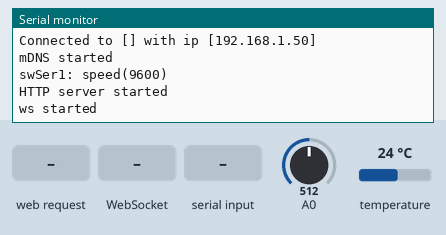
The program below on a simulated ESP8266 (NodeMCU). On the bench: the last lines printed to the serial monitor. The test bench sets the inputs (shaded band); at power-on: A0 = 512, temperature 24 °C. WiFi joins after 1.5 s; servers stay silent unless stated; storage starts empty; not simulated (calls return 0 or success): /home/devel0/security/mywifikey.h.

Above: at 3.4 s.
3.5 s: HTTP request GET /send received
At 4.4 s:
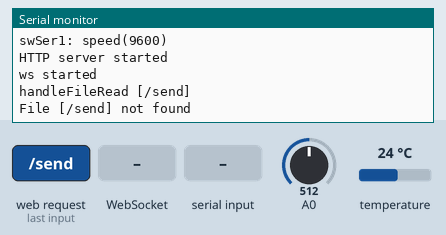
5.0 s: WebSocket text "speed" received
At 5.5 s:
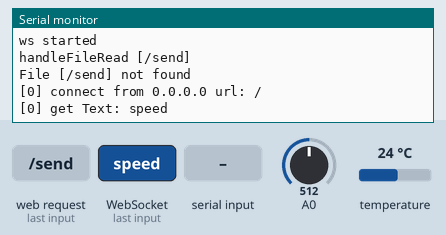
6.5 s: HTTP request GET /serParam?speed=1 received
At 7.7 s:
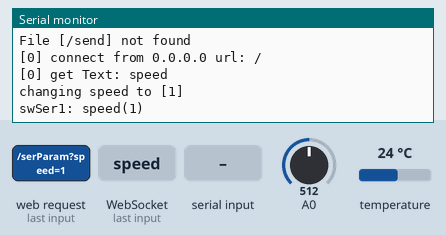
8.0 s: "speed " received over the second serial link
At 9.4 s:
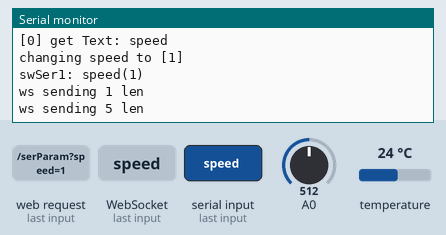
10.0 s: WebSocket text "5" received
At 10.5 s:
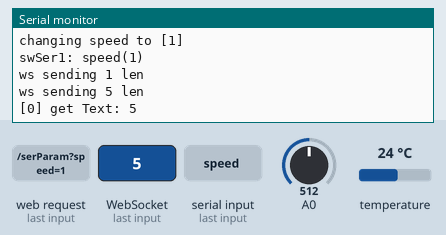
11.5 s: WebSocket text "0" received
At 12.8 s:
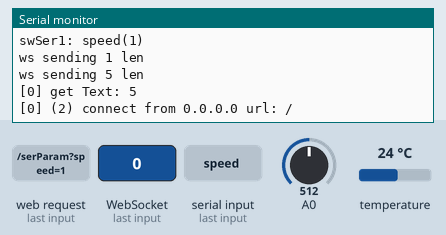

Measured:
- after the input at 3.5 s, the serial monitor: prints a new line at once (image 1)
- after the input at 5.0 s, the serial monitor: prints a new line at once (image 2)
- after the input at 6.5 s, the serial monitor: prints a new line at once (image 3)
- after the input at 8.0 s, the serial monitor: prints a new line at once (image 4)
- after the input at 10.0 s, the serial monitor: prints a new line at once (image 5)
- after the input at 11.5 s, the serial monitor: prints a new line at once (image 6)

The program:

main.cpp
```cpp
#include <ESP8266WiFi.h>
#include <WiFiClient.h>
#include <ESP8266WiFiMulti.h>
#include <ESP8266mDNS.h>
#include <ESP8266WebServer.h>
#include <FS.h>
#include <SoftwareSerial.h>
#include <WebSocketsServer.h>

#include <OneWire.h>
#include <DallasTemperature.h>

#define ONE_WIRE_BUS D2

OneWire oneWire(ONE_WIRE_BUS);

DallasTemperature sensors(&oneWire);

DeviceAddress Thermometer;

/**
 * REPLACE THIS with a simple header file like the follow
 *
 * #ifndef _MY_WIFI_KEY_H_
 * #define _MY_WIFI_KEY_H_
 * #define WIFI_SSID "myssid"
 * #define WIFI_KEY "mysecretkey"
 * #endif
 */
#include "/home/devel0/security/mywifikey.h"

/**
 * @brief allow to connect wifi with strongest signal ( add your own in StartWiFi )
 */
ESP8266WiFiMulti wifiMulti;

/**
 * @brief basic http web server
 */
ESP8266WebServer server(80);

/**
 * @brief web socket to allow read/write maintaining socket opened
 */
WebSocketsServer webSocket(81);

/**
 * @brief web socket to allow read analog data A0
 */
WebSocketsServer webSocket2(82);

/**
 * @brief software serial to avoid use the system GPIO1/GPIO3 busy when uploading to esp
 */
SoftwareSerial swSer1;

/**
 * @brief default speed will read from config.txt ( see data folder )
 */
uint32_t speed = 9600;

/**
 * @brief default access point ssid,pwd ( this allow to access directly the esp if wifi router not available )
 */
const char *softap_ssid = "esp-serial-fwd";
const char *softap_pwd = "123456789";

/**
 * @brief name of device for a mdns search through http://espserial.local
 */
const char *MDNS_NAME = "espserial";

/**
 * @brief current ws client number ( only 1 client will managed in this simple app )
 */
int wsClientId = -1;

/**
 * @brief current ws client number ( only 1 client will managed in this simple app )
 */
int wsClientId2 = -1;

/**
 * @brief register wifi ssid,key and enable AP, wait for connection from either wifi or directly to AP then print IP assigned if connected to wifi router
 */
void startWiFi();

/**
 * @brief starts mDNS responder, this allow to reach the device through http://espserial.local
 */
void startmDNS();

/**
 * @brief activate SPIFFS manager
 */
void startSPIFFS();

/**
 * @brief read /config.txt ( actually only serial speed saved )
 */
void readConfig();

/**
 * @brief closed and reconnect serial with current speed
 */
void reconnSwSer();

/**
 * @brief start http server process and register handlers for actions get,post
 */
void startServer();

/**
 * @brief enable ws process
 */
void startWebSocket();

void setup()
{
  Serial.begin(115200);

  sensors.requestTemperaturesByIndex(0);
  Serial.printf("temp = %f\n", sensors.getTempCByIndex(0));

  startWiFi();
  startmDNS();
  startSPIFFS();
  readConfig();
  reconnSwSer();
  startServer();
  startWebSocket();
}

#define SERBUF_SIZE 256
uint8_t serbuf[SERBUF_SIZE];
int serbufLen = 0;

uint32_t m_ser_rx = millis();

/**
 * @brief LOOP
 */
void loop(void)
{
  webSocket.loop();
  webSocket2.loop();
  server.handleClient();
  MDNS.update();

  if (wsClientId != -1)
  {
    if (serbufLen < SERBUF_SIZE - 1 && swSer1.available())
    {
      char c = swSer1.read();

      serbuf[serbufLen++] = c;
    }

    if (serbufLen > 0 && (millis() - m_ser_rx > 500 || serbufLen >= SERBUF_SIZE - 1))
    {
      m_ser_rx = millis();

      Serial.printf("ws sending %d len\n", serbufLen);
      webSocket.sendBIN(wsClientId, serbuf, serbufLen);

      serbufLen = 0;
    }
  }

  if (wsClientId2 != -1)
  {
    auto aval = analogRead(A0);

    auto str = String(aval);

    webSocket2.sendTXT(wsClientId2, str);
  }
}

void startWiFi()
{
  wifiMulti.addAP(WIFI_SSID, WIFI_KEY);
  wifiMulti.addAP(WIFI_SSID2, WIFI_KEY2);

  WiFi.softAP(softap_ssid, softap_pwd);

  Serial.println("Connecting ...");

  while (wifiMulti.run() != WL_CONNECTED && WiFi.softAPgetStationNum() < 1)
  {
    delay(250);
    Serial.print('.');
  }
  Serial.println();

  if (WiFi.softAPgetStationNum() == 0)
  {
    Serial.printf("Connected to [%s] with ip [%s]\n", WiFi.SSID().c_str(), WiFi.localIP().toString().c_str());
  }
  else
  {
    Serial.println("Station connected to AP");
  }
}

void startmDNS()
{
  if (MDNS.begin(MDNS_NAME))
    Serial.println("mDNS started");
  else
    Serial.println("mDNS init error");
}

/**
 * @brief states the mime type from file extensions ; returns text/plain if unknown
 */
String getContentType(String filename)
{
  if (filename.endsWith(".htm") || filename.endsWith(".html"))
    return "text/html";
  else if (filename.endsWith(".css"))
    return "text/css";
  else if (filename.endsWith(".js"))
    return "application/javascript";
  else if (filename.endsWith(".ico"))
    return "image/x-icon";

  return "text/plain";
}

/**
 * @brief if path is found then read the content and stream to the server
 *
 * @param path file on spiffs ( that are deployed through data folder using Project Task platformio/Platform/Upload Filesystem image
 * @return true if found
 * @return false if not found
 */
bool handleFileRead(String path)
{
  Serial.printf("handleFileRead [%s]\n", path.c_str());

  if (path.endsWith("/"))
    path += "index.html";

  auto contentType = getContentType(path);
  if (path.endsWith("config.txt"))
  {
    Serial.println("deny access to config.txt");
  }
  else if (SPIFFS.exists(path))
  {
    auto file = SPIFFS.open(path, "r");
    auto sent = server.streamFile(file, contentType);
    file.close();

    return true;
  }

  Serial.printf("File [%s] not found\n", path.c_str());

  return false;
}

void startSPIFFS()
{
  SPIFFS.begin();
}

void readConfig()
{
  auto file = SPIFFS.open("/config.txt", "r");
  while (file.available())
  {
    auto s = file.readString();
    if (s.startsWith("speed "))
    {
      speed = s.substring(6).toInt();
    }
  }

  file.close();
}

void reconnSwSer()
{
  swSer1.end();
  swSer1.begin(speed, SWSERIAL_8N1, D5, D6, false, 256);
  Serial.printf("swSer1: speed(%d)\n", speed);
}

/**
 * @brief save config to /config.txt
 */
void saveConfig()
{
  auto file = SPIFFS.open("/config.txt", "w");

  file.printf("speed %d\n", speed);

  file.close();
}

/**
 * @brief handle /serParam? call to save serial speed to config and reconnect serial
 */
void handleSerParam()
{
  auto reconn = false;
  if (server.hasArg("speed"))
  {
    speed = server.arg("speed").toInt();
    Serial.printf("changing speed to [%d]\n", speed);
    reconn = true;
  }

  if (reconn)
  {
    reconnSwSer();
    saveConfig();
  }

  server.send(200);
}

/**
 * @brief handle /config to read config.txt ; data retrieved back to client in json format just for js convenience
 */
void handleConfig()
{
  String msg;
  msg += "{\"speed\":";
  msg += String(speed);
  msg += "}";
  server.send(200, "application/json", msg);
}

/**
 * @brief handle /netnfo to report ip,mac nfo of wifi card
 */
void handleNetNfo()
{
  String msg;
  msg += "{\"ip\":\"";
  msg += WiFi.localIP().toString();
  msg += "\"";
  msg += ",\"mac\":\"";
  msg += WiFi.macAddress();
  msg += "\",\"T\":\"";
  char buf[20];
  sensors.requestTemperaturesByIndex(0);
  snprintf(buf, 16, "%f", sensors.getTempCByIndex(0));
  msg += buf;
  msg += "\"}";
  server.send(200, "application/json", msg);
}

void handleTempNfo()
{
  char buf[20];
  sensors.requestTemperaturesByIndex(0);
  snprintf(buf, 16, "%f", sensors.getTempCByIndex(0));

  server.send(200, "text/plain", buf);
}

void handleA0Nfo()
{
  auto aval = analogRead(A0);

  auto str = String(aval);

  server.send(200, "text/plain", str);
}

/**
 * @brief handle /send data POST method that will send to sw serial
 */
void handleSend()
{
  if (server.hasArg("data"))
  {
    Serial.printf("sending data [%s]\n", server.arg("data").c_str());
    swSer1.println(server.arg("data"));
  }
  server.send(200);
}

void startServer()
{
  server.begin();
  Serial.println("HTTP server started");

  server.on("/serParam", HTTP_GET, handleSerParam);
  server.on("/config", HTTP_GET, handleConfig);
  server.on("/send", HTTP_POST, handleSend);
  server.on("/netnfo", HTTP_GET, handleNetNfo);
  server.on("/a0", HTTP_GET, handleA0Nfo);
  server.on("/temp", HTTP_GET, handleTempNfo);

  server.onNotFound([]()
                    {
                      if (!handleFileRead(server.uri()))
                        server.send(404, "text/plain", "404: Not Found");
                    });
}

/**
 * @brief handle websocket events ( actually do nothing apart settings wsClientId on conn/disconn )
 */
void webSocketEvent(uint8_t num, WStype_t type, uint8_t *payload, size_t lenght)
{
  switch (type)
  {

  case WStype_DISCONNECTED:
    Serial.printf("[%u] Disconnected!\n", num);
    wsClientId = -1;
    break;

  case WStype_CONNECTED:
  {
    auto ip = webSocket.remoteIP(num);
    wsClientId = num;
    Serial.printf("[%u] connect from %d.%d.%d.%d url: %s\n", num, ip[0], ip[1], ip[2], ip[3], payload);
  }
  break;

  case WStype_TEXT:
    Serial.printf("[%u] get Text: %s\n", num, payload);
    break;
  }
}

/**
 * @brief handle websocket events ( actually do nothing apart settings wsClientId on conn/disconn )
 */
void webSocketEvent2(uint8_t num, WStype_t type, uint8_t *payload, size_t lenght)
{
  switch (type)
  {

  case WStype_DISCONNECTED:
    Serial.printf("[%u] (2) Disconnected!\n", num);
    wsClientId2 = -1;
    break;

  case WStype_CONNECTED:
  {
    auto ip = webSocket2.remoteIP(num);
    wsClientId2 = num;
    Serial.printf("[%u] (2) connect from %d.%d.%d.%d url: %s\n", num, ip[0], ip[1], ip[2], ip[3], payload);
  }
  break;
  }
}

void startWebSocket()
{
  webSocket.begin();
  webSocket.onEvent(webSocketEvent);

  webSocket2.begin();
  webSocket2.onEvent(webSocketEvent2);

  Serial.println("ws started");
}
```
